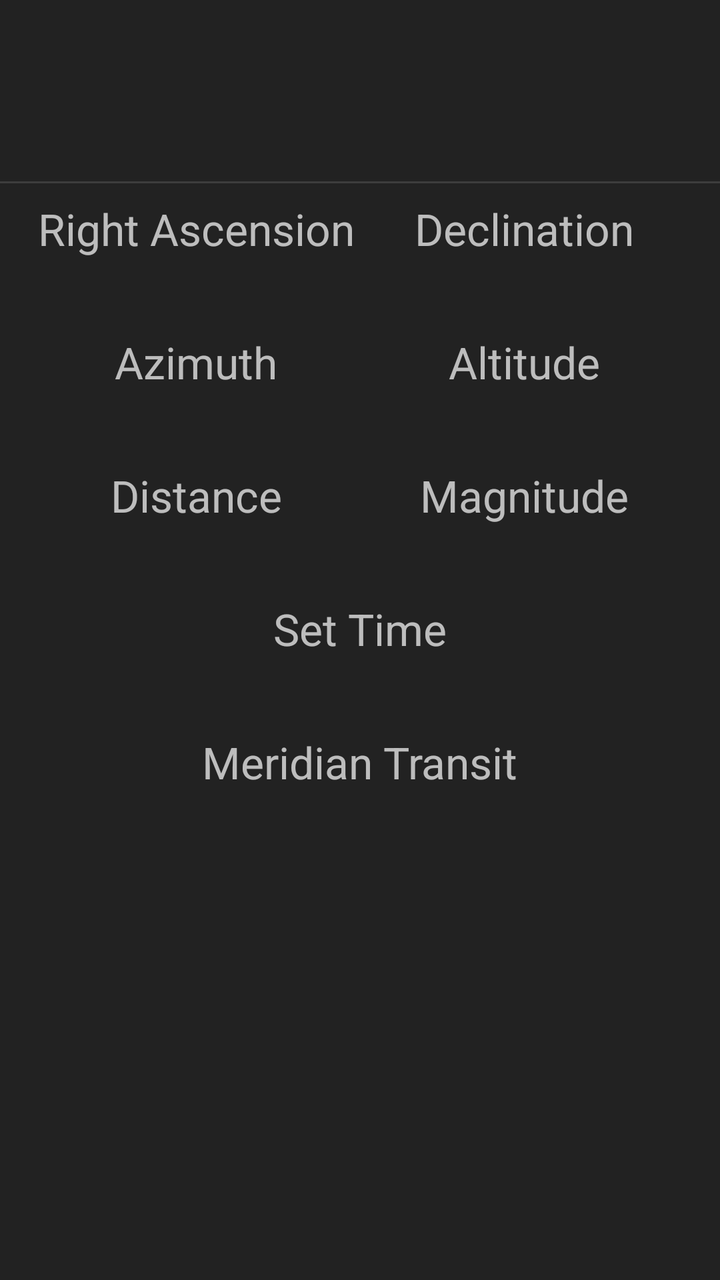
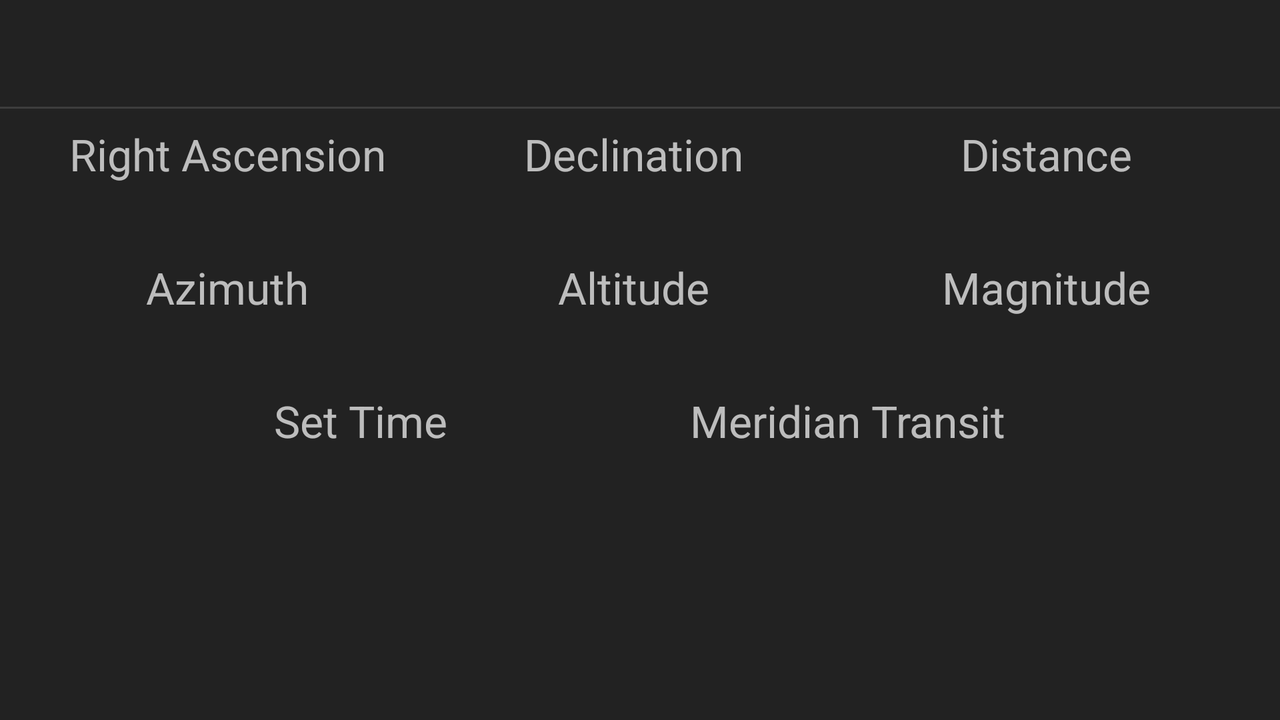

One screen, two layout resources from the same app: the default and the repository's alternative for another configuration. Each is rendered where Android would select it; the XML of both is given below.
<!-- AndroidManifest.xml: application theme Theme.PlanetsPosition -->
<!-- res/layout/fragment_rise_set_data.xml -->
<?xml version="1.0" encoding="utf-8"?>
<androidx.constraintlayout.widget.ConstraintLayout xmlns:android="http://schemas.android.com/apk/res/android"
    xmlns:app="http://schemas.android.com/apk/res-auto"
    android:id="@+id/planet_main"
    android:layout_width="match_parent"
    android:layout_height="match_parent"
    android:background="@color/main_back"
    android:orientation="vertical">

    <androidx.constraintlayout.widget.Guideline
        android:id="@+id/data_guide1"
        android:layout_width="wrap_content"
        android:layout_height="wrap_content"
        android:orientation="vertical"
        app:layout_constraintGuide_percent="0.5" />

    <TextView
        android:id="@+id/data_name_text"
        android:layout_width="wrap_content"
        android:layout_height="wrap_content"
        android:layout_marginStart="16dp"
        android:layout_marginLeft="16dp"
        android:layout_marginTop="16dp"
        android:layout_marginEnd="16dp"
        android:layout_marginRight="16dp"
        android:textColor="@color/text_color"
        android:textSize="@dimen/label_text"
        app:layout_constraintEnd_toEndOf="parent"
        app:layout_constraintHorizontal_bias="0.5"
        app:layout_constraintStart_toStartOf="parent"
        app:layout_constraintTop_toTopOf="parent" />

    <TextView
        android:id="@+id/data_date_text"
        android:layout_width="wrap_content"
        android:layout_height="wrap_content"
        android:layout_marginStart="16dp"
        android:layout_marginTop="8dp"
        android:textColor="@color/text_color"
        android:textSize="@dimen/label_text"
        app:layout_constraintEnd_toStartOf="@+id/data_guide1"
        app:layout_constraintStart_toStartOf="parent"
        app:layout_constraintTop_toBottomOf="@+id/data_name_text" />

    <TextView
        android:id="@+id/data_time_text"
        android:layout_width="wrap_content"
        android:layout_height="wrap_content"
        android:layout_marginTop="8dp"
        android:layout_marginEnd="16dp"
        android:textColor="@color/text_color"
        android:textSize="@dimen/label_text"
        app:layout_constraintEnd_toEndOf="parent"
        app:layout_constraintStart_toStartOf="@+id/data_guide1"
        app:layout_constraintTop_toBottomOf="@+id/data_name_text" />

    <View
        android:id="@+id/data_view1"
        android:layout_width="wrap_content"
        android:layout_height="1dp"
        android:layout_marginTop="8dp"
        android:background="@color/divider_color"
        app:layout_constraintEnd_toEndOf="parent"
        app:layout_constraintStart_toStartOf="parent"
        app:layout_constraintTop_toBottomOf="@+id/data_date_text" />

    <TextView
        android:id="@+id/data_ra"
        android:layout_width="wrap_content"
        android:layout_height="wrap_content"
        android:layout_marginStart="16dp"
        android:layout_marginTop="8dp"
        android:text="@string/data_ra"
        android:textColor="@color/alt_text_color"
        android:textSize="@dimen/label_text"
        app:layout_constraintEnd_toStartOf="@+id/data_guide1"
        app:layout_constraintStart_toStartOf="parent"
        app:layout_constraintTop_toBottomOf="@+id/data_view1" />

    <TextView
        android:id="@+id/data_ra_text"
        android:layout_width="wrap_content"
        android:layout_height="wrap_content"
        android:textColor="@color/text_color"
        android:textSize="@dimen/label_text"
        app:layout_constraintEnd_toEndOf="@+id/data_ra"
        app:layout_constraintStart_toStartOf="@+id/data_ra"
        app:layout_constraintTop_toBottomOf="@+id/data_ra" />

    <TextView
        android:id="@+id/data_dec"
        android:layout_width="wrap_content"
        android:layout_height="wrap_content"
        android:layout_marginTop="8dp"
        android:layout_marginEnd="16dp"
        android:text="@string/data_dec"
        android:textColor="@color/alt_text_color"
        android:textSize="@dimen/label_text"
        app:layout_constraintEnd_toEndOf="parent"
        app:layout_constraintStart_toStartOf="@+id/data_guide1"
        app:layout_constraintTop_toBottomOf="@+id/data_view1" />

    <TextView
        android:id="@+id/data_dec_text"
        android:layout_width="wrap_content"
        android:layout_height="wrap_content"
        android:textColor="@color/text_color"
        android:textSize="@dimen/label_text"
        app:layout_constraintEnd_toEndOf="@+id/data_dec"
        app:layout_constraintStart_toStartOf="@+id/data_dec"
        app:layout_constraintTop_toBottomOf="@+id/data_dec" />

    <TextView
        android:id="@+id/data_az"
        android:layout_width="wrap_content"
        android:layout_height="wrap_content"
        android:layout_marginStart="16dp"
        android:layout_marginTop="8dp"
        android:text="@string/data_az"
        android:textColor="@color/alt_text_color"
        android:textSize="@dimen/label_text"
        app:layout_constraintEnd_toStartOf="@+id/data_guide1"
        app:layout_constraintStart_toStartOf="parent"
        app:layout_constraintTop_toBottomOf="@+id/data_ra_text" />

    <TextView
        android:id="@+id/data_az_text"
        android:layout_width="wrap_content"
        android:layout_height="wrap_content"
        android:textColor="@color/text_color"
        android:textSize="@dimen/label_text"
        app:layout_constraintEnd_toEndOf="@+id/data_az"
        app:layout_constraintStart_toStartOf="@+id/data_az"
        app:layout_constraintTop_toBottomOf="@+id/data_az" />

    <TextView
        android:id="@+id/data_alt"
        android:layout_width="wrap_content"
        android:layout_height="wrap_content"
        android:layout_marginTop="8dp"
        android:layout_marginEnd="16dp"
        android:text="@string/data_alt"
        android:textColor="@color/alt_text_color"
        android:textSize="@dimen/label_text"
        app:layout_constraintEnd_toEndOf="parent"
        app:layout_constraintStart_toStartOf="@+id/data_guide1"
        app:layout_constraintTop_toBottomOf="@+id/data_dec_text" />

    <TextView
        android:id="@+id/data_alt_text"
        android:layout_width="wrap_content"
        android:layout_height="wrap_content"
        android:textColor="@color/text_color"
        android:textSize="@dimen/label_text"
        app:layout_constraintEnd_toEndOf="@+id/data_alt"
        app:layout_constraintStart_toStartOf="@+id/data_alt"
        app:layout_constraintTop_toBottomOf="@+id/data_alt" />

    <TextView
        android:id="@+id/data_dis"
        android:layout_width="wrap_content"
        android:layout_height="wrap_content"
        android:layout_marginStart="16dp"
        android:layout_marginTop="8dp"
        android:text="@string/data_dis"
        android:textColor="@color/alt_text_color"
        android:textSize="@dimen/label_text"
        app:layout_constraintEnd_toStartOf="@+id/data_guide1"
        app:layout_constraintStart_toStartOf="parent"
        app:layout_constraintTop_toBottomOf="@+id/data_az_text" />

    <TextView
        android:id="@+id/data_dis_text"
        android:layout_width="wrap_content"
        android:layout_height="wrap_content"
        android:textColor="@color/text_color"
        android:textSize="@dimen/label_text"
        app:layout_constraintEnd_toEndOf="@+id/data_dis"
        app:layout_constraintStart_toStartOf="@+id/data_dis"
        app:layout_constraintTop_toBottomOf="@+id/data_dis" />

    <TextView
        android:id="@+id/data_mag"
        android:layout_width="wrap_content"
        android:layout_height="wrap_content"
        android:layout_marginTop="8dp"
        android:layout_marginEnd="16dp"
        android:text="@string/data_mag"
        android:textColor="@color/alt_text_color"
        android:textSize="@dimen/label_text"
        app:layout_constraintEnd_toEndOf="parent"
        app:layout_constraintStart_toStartOf="@+id/data_guide1"
        app:layout_constraintTop_toBottomOf="@+id/data_alt_text" />

    <TextView
        android:id="@+id/data_mag_text"
        android:layout_width="wrap_content"
        android:layout_height="wrap_content"
        android:textColor="@color/text_color"
        android:textSize="@dimen/label_text"
        app:layout_constraintEnd_toEndOf="@+id/data_mag"
        app:layout_constraintStart_toStartOf="@+id/data_mag"
        app:layout_constraintTop_toBottomOf="@+id/data_mag" />

    <TextView
        android:id="@+id/data_setTime"
        android:layout_width="wrap_content"
        android:layout_height="wrap_content"
        android:layout_marginStart="16dp"
        android:layout_marginLeft="16dp"
        android:layout_marginTop="8dp"
        android:layout_marginEnd="16dp"
        android:layout_marginRight="16dp"
        android:text="@string/data_set"
        android:textColor="@color/alt_text_color"
        android:textSize="@dimen/label_text"
        app:layout_constraintEnd_toEndOf="parent"
        app:layout_constraintStart_toStartOf="parent"
        app:layout_constraintTop_toBottomOf="@+id/data_dis_text" />

    <TextView
        android:id="@+id/data_setTime_text"
        android:layout_width="wrap_content"
        android:layout_height="wrap_content"
        android:textColor="@color/text_color"
        android:textSize="@dimen/label_text"
        app:layout_constraintEnd_toEndOf="@+id/data_setTime"
        app:layout_constraintStart_toStartOf="@+id/data_setTime"
        app:layout_constraintTop_toBottomOf="@+id/data_setTime" />

    <TextView
        android:id="@+id/data_transitTime"
        android:layout_width="wrap_content"
        android:layout_height="wrap_content"
        android:layout_marginStart="16dp"
        android:layout_marginLeft="16dp"
        android:layout_marginTop="8dp"
        android:layout_marginEnd="16dp"
        android:layout_marginRight="16dp"
        android:text="@string/data_transit"
        android:textColor="@color/alt_text_color"
        android:textSize="@dimen/label_text"
        app:layout_constraintEnd_toEndOf="parent"
        app:layout_constraintStart_toStartOf="parent"
        app:layout_constraintTop_toBottomOf="@+id/data_setTime_text" />

    <TextView
        android:id="@+id/data_transitTime_text"
        android:layout_width="wrap_content"
        android:layout_height="wrap_content"
        android:textColor="@color/text_color"
        android:textSize="@dimen/label_text"
        app:layout_constraintEnd_toEndOf="@+id/data_transitTime"
        app:layout_constraintStart_toStartOf="@+id/data_transitTime"
        app:layout_constraintTop_toBottomOf="@+id/data_transitTime" />

</androidx.constraintlayout.widget.ConstraintLayout>
<!-- resources referenced by this layout -->
<resources>
  <color name="alt_text_color">#b3ffffff</color>
  <color name="divider_color">#1FFFFFFF</color>
  <color name="main_back">#222222</color>
  <color name="text_color">#ffffff</color>
  <dimen name="label_text">22sp</dimen>
  <string name="data_alt">Altitude</string>
  <string name="data_az">Azimuth</string>
  <string name="data_dec">Declination</string>
  <string name="data_dis">Distance</string>
  <string name="data_mag">Magnitude</string>
  <string name="data_ra">Right Ascension</string>
  <string name="data_set">Set Time</string>
  <string name="data_transit">Meridian Transit</string>
  <style name="Theme.PlanetsPosition" parent="Theme.MaterialComponents.DayNight.DarkActionBar">
          <item name="colorPrimary">@color/colorPrimary</item>
          <item name="colorPrimaryDark">@color/colorPrimaryDark</item>
          <item name="colorAccent">@color/colorAccent</item>
          <item name="colorButtonNormal">@color/button_back</item>
          <item name="windowNoTitle">true</item>
          <item name="windowActionBar">false</item>
      </style>
  <color name="colorPrimary">#1d2636</color>
  <color name="colorPrimaryDark">#171e2b</color>
  <color name="colorAccent">#ffffff</color>
  <color name="button_back">#1d2636</color>
</resources>
<!-- res/layout-land/fragment_rise_set_data.xml (the repository's variant of the layout above) -->
<!-- drawn on the phone turned sideways -->
<?xml version="1.0" encoding="utf-8"?>
<androidx.constraintlayout.widget.ConstraintLayout xmlns:android="http://schemas.android.com/apk/res/android"
    xmlns:app="http://schemas.android.com/apk/res-auto"
    android:id="@+id/planet_main"
    android:layout_width="match_parent"
    android:layout_height="match_parent"
    android:background="@color/main_back"
    android:orientation="vertical">

    <androidx.constraintlayout.widget.Guideline
        android:id="@+id/data_guide2"
        android:layout_width="wrap_content"
        android:layout_height="wrap_content"
        android:orientation="vertical"
        app:layout_constraintGuide_percent="0.33" />

    <androidx.constraintlayout.widget.Guideline
        android:id="@+id/data_guide3"
        android:layout_width="wrap_content"
        android:layout_height="wrap_content"
        android:orientation="vertical"
        app:layout_constraintGuide_percent="0.66" />

    <TextView
        android:id="@+id/data_name_text"
        android:layout_width="wrap_content"
        android:layout_height="wrap_content"
        android:layout_marginStart="16dp"
        android:layout_marginTop="16dp"
        android:textColor="@color/text_color"
        android:textSize="@dimen/label_text"
        app:layout_constraintEnd_toStartOf="@+id/data_guide2"
        app:layout_constraintStart_toStartOf="parent"
        app:layout_constraintTop_toTopOf="parent" />

    <TextView
        android:id="@+id/data_date_text"
        android:layout_width="wrap_content"
        android:layout_height="wrap_content"
        android:layout_marginTop="16dp"
        android:textColor="@color/text_color"
        android:textSize="@dimen/label_text"
        app:layout_constraintEnd_toStartOf="@+id/data_guide3"
        app:layout_constraintStart_toStartOf="@+id/data_guide2"
        app:layout_constraintTop_toTopOf="parent" />

    <TextView
        android:id="@+id/data_time_text"
        android:layout_width="wrap_content"
        android:layout_height="wrap_content"
        android:layout_marginTop="16dp"
        android:layout_marginEnd="16dp"
        android:textColor="@color/text_color"
        android:textSize="@dimen/label_text"
        app:layout_constraintEnd_toEndOf="parent"
        app:layout_constraintStart_toStartOf="@+id/data_guide3"
        app:layout_constraintTop_toTopOf="parent" />

    <View
        android:id="@+id/data_view2"
        android:layout_width="wrap_content"
        android:layout_height="1dp"
        android:layout_marginTop="8dp"
        android:background="@color/divider_color"
        app:layout_constraintEnd_toEndOf="parent"
        app:layout_constraintStart_toStartOf="parent"
        app:layout_constraintTop_toBottomOf="@+id/data_date_text" />

    <TextView
        android:id="@+id/data_ra"
        android:layout_width="wrap_content"
        android:layout_height="wrap_content"
        android:layout_marginStart="16dp"
        android:layout_marginTop="8dp"
        android:text="@string/data_ra"
        android:textColor="@color/alt_text_color"
        android:textSize="@dimen/label_text"
        app:layout_constraintEnd_toStartOf="@+id/data_guide2"
        app:layout_constraintStart_toStartOf="parent"
        app:layout_constraintTop_toBottomOf="@+id/data_view2" />

    <TextView
        android:id="@+id/data_ra_text"
        android:layout_width="wrap_content"
        android:layout_height="wrap_content"
        android:textColor="@color/text_color"
        android:textSize="@dimen/label_text"
        app:layout_constraintEnd_toEndOf="@+id/data_ra"
        app:layout_constraintStart_toStartOf="@+id/data_ra"
        app:layout_constraintTop_toBottomOf="@+id/data_ra" />

    <TextView
        android:id="@+id/data_dec"
        android:layout_width="wrap_content"
        android:layout_height="wrap_content"
        android:layout_marginTop="8dp"
        android:text="@string/data_dec"
        android:textColor="@color/alt_text_color"
        android:textSize="@dimen/label_text"
        app:layout_constraintEnd_toStartOf="@+id/data_guide3"
        app:layout_constraintStart_toStartOf="@+id/data_guide2"
        app:layout_constraintTop_toBottomOf="@+id/data_view2" />

    <TextView
        android:id="@+id/data_dec_text"
        android:layout_width="wrap_content"
        android:layout_height="wrap_content"
        android:textColor="@color/text_color"
        android:textSize="@dimen/label_text"
        app:layout_constraintEnd_toEndOf="@+id/data_dec"
        app:layout_constraintStart_toStartOf="@+id/data_dec"
        app:layout_constraintTop_toBottomOf="@+id/data_dec" />

    <TextView
        android:id="@+id/data_dis"
        android:layout_width="wrap_content"
        android:layout_height="wrap_content"
        android:layout_marginTop="8dp"
        android:layout_marginEnd="16dp"
        android:text="@string/data_dis"
        android:textColor="@color/alt_text_color"
        android:textSize="@dimen/label_text"
        app:layout_constraintEnd_toEndOf="parent"
        app:layout_constraintStart_toStartOf="@+id/data_guide3"
        app:layout_constraintTop_toBottomOf="@+id/data_view2" />

    <TextView
        android:id="@+id/data_dis_text"
        android:layout_width="wrap_content"
        android:layout_height="wrap_content"
        android:textColor="@color/text_color"
        android:textSize="@dimen/label_text"
        app:layout_constraintEnd_toEndOf="@+id/data_dis"
        app:layout_constraintStart_toStartOf="@+id/data_dis"
        app:layout_constraintTop_toBottomOf="@+id/data_dis" />

    <TextView
        android:id="@+id/data_az"
        android:layout_width="wrap_content"
        android:layout_height="wrap_content"
        android:layout_marginStart="16dp"
        android:layout_marginTop="8dp"
        android:text="@string/data_az"
        android:textColor="@color/alt_text_color"
        android:textSize="@dimen/label_text"
        app:layout_constraintEnd_toStartOf="@+id/data_guide2"
        app:layout_constraintStart_toStartOf="parent"
        app:layout_constraintTop_toBottomOf="@+id/data_ra_text" />

    <TextView
        android:id="@+id/data_az_text"
        android:layout_width="wrap_content"
        android:layout_height="wrap_content"
        android:textColor="@color/text_color"
        android:textSize="@dimen/label_text"
        app:layout_constraintEnd_toEndOf="@+id/data_az"
        app:layout_constraintStart_toStartOf="@+id/data_az"
        app:layout_constraintTop_toBottomOf="@+id/data_az" />

    <TextView
        android:id="@+id/data_alt"
        android:layout_width="wrap_content"
        android:layout_height="wrap_content"
        android:layout_marginTop="8dp"
        android:text="@string/data_alt"
        android:textColor="@color/alt_text_color"
        android:textSize="@dimen/label_text"
        app:layout_constraintEnd_toStartOf="@+id/data_guide3"
        app:layout_constraintStart_toStartOf="@+id/data_guide2"
        app:layout_constraintTop_toBottomOf="@+id/data_dec_text" />

    <TextView
        android:id="@+id/data_alt_text"
        android:layout_width="wrap_content"
        android:layout_height="wrap_content"
        android:textColor="@color/text_color"
        android:textSize="@dimen/label_text"
        app:layout_constraintEnd_toEndOf="@+id/data_alt"
        app:layout_constraintStart_toStartOf="@+id/data_alt"
        app:layout_constraintTop_toBottomOf="@+id/data_alt" />

    <TextView
        android:id="@+id/data_mag"
        android:layout_width="wrap_content"
        android:layout_height="wrap_content"
        android:layout_marginTop="8dp"
        android:layout_marginEnd="16dp"
        android:text="@string/data_mag"
        android:textColor="@color/alt_text_color"
        android:textSize="@dimen/label_text"
        app:layout_constraintEnd_toEndOf="parent"
        app:layout_constraintStart_toStartOf="@+id/data_guide3"
        app:layout_constraintTop_toBottomOf="@+id/data_dis_text" />

    <TextView
        android:id="@+id/data_mag_text"
        android:layout_width="wrap_content"
        android:layout_height="wrap_content"
        android:textColor="@color/text_color"
        android:textSize="@dimen/label_text"
        app:layout_constraintEnd_toEndOf="@+id/data_mag"
        app:layout_constraintStart_toStartOf="@+id/data_mag"
        app:layout_constraintTop_toBottomOf="@+id/data_mag" />

    <TextView
        android:id="@+id/data_setTime"
        android:layout_width="wrap_content"
        android:layout_height="wrap_content"
        android:layout_marginStart="16dp"
        android:layout_marginTop="8dp"
        android:text="@string/data_set"
        android:textColor="@color/alt_text_color"
        android:textSize="@dimen/label_text"
        app:layout_constraintEnd_toStartOf="@+id/data_transitTime"
        app:layout_constraintHorizontal_bias="0.5"
        app:layout_constraintHorizontal_chainStyle="spread"
        app:layout_constraintStart_toStartOf="parent"
        app:layout_constraintTop_toBottomOf="@+id/data_alt_text" />

    <TextView
        android:id="@+id/data_setTime_text"
        android:layout_width="wrap_content"
        android:layout_height="wrap_content"
        android:textColor="@color/text_color"
        android:textSize="@dimen/label_text"
        app:layout_constraintEnd_toEndOf="@+id/data_setTime"
        app:layout_constraintStart_toStartOf="@+id/data_setTime"
        app:layout_constraintTop_toBottomOf="@+id/data_setTime" />

    <TextView
        android:id="@+id/data_transitTime"
        android:layout_width="wrap_content"
        android:layout_height="wrap_content"
        android:layout_marginTop="8dp"
        android:layout_marginEnd="16dp"
        android:text="@string/data_transit"
        android:textColor="@color/alt_text_color"
        android:textSize="@dimen/label_text"
        app:layout_constraintEnd_toEndOf="parent"
        app:layout_constraintHorizontal_bias="0.5"
        app:layout_constraintStart_toEndOf="@+id/data_setTime"
        app:layout_constraintTop_toBottomOf="@+id/data_alt_text" />

    <TextView
        android:id="@+id/data_transitTime_text"
        android:layout_width="wrap_content"
        android:layout_height="wrap_content"
        android:textColor="@color/text_color"
        android:textSize="@dimen/label_text"
        app:layout_constraintEnd_toEndOf="@+id/data_transitTime"
        app:layout_constraintStart_toStartOf="@+id/data_transitTime"
        app:layout_constraintTop_toBottomOf="@+id/data_transitTime" />

</androidx.constraintlayout.widget.ConstraintLayout>
